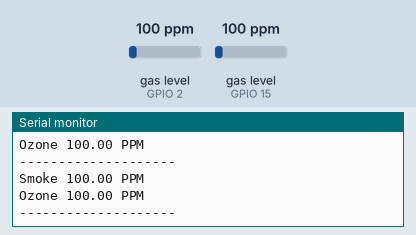
Simulated run of this sketch. Board: ESP32. Shown: the last lines printed to the serial monitor. The inputs (shaded band) are chosen by the test bench; at power-on: gas level (sensors on GPIO 2, GPIO 15) 100 ppm.

Above: at 1.3 s.
1.4 s: gas level (sensor on GPIO 2) set to 20 ppm
At 1.9 s:
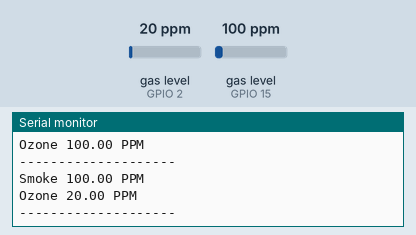
2.9 s: gas level (sensor on GPIO 15) set to 20 ppm
At 3.4 s:
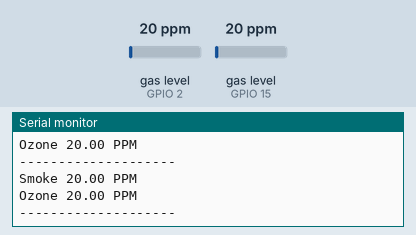
4.4 s: gas level (sensor on GPIO 2) set to 250 ppm
At 4.9 s:
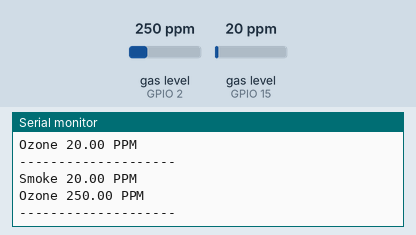
5.9 s: gas level (sensor on GPIO 15) set to 250 ppm
At 6.4 s:
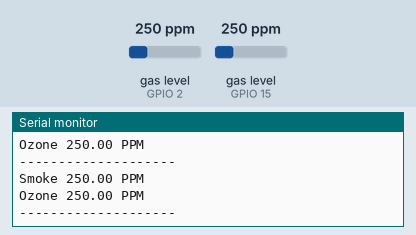
Timing chart, 0 to 8.4 s (numbered marks = the images above; inputs shaded):
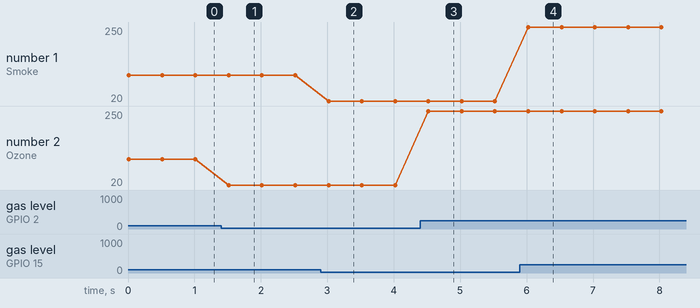

The sketch:

mq2.ino
```cpp
#include <WiFi.h>
#include <MQUnifiedsensor.h>


#define         Board                   ("ESP-32")
#define         Voltage_Resolution      (3.3)
#define         ADC_Bit_Resolution      (12)

#define         MQ2_GPIO_PIN            (15)
#define         RatioMQ2CleanAir        (9.83)

#define         MQ131_GPIO_PIN          (2)
#define         RatioMQ131CleanAir      (9.83)


MQUnifiedsensor MQ2   (Board, Voltage_Resolution, ADC_Bit_Resolution, MQ2_GPIO_PIN, "MQ-2");
MQUnifiedsensor MQ131 (Board, Voltage_Resolution, ADC_Bit_Resolution, MQ131_GPIO_PIN, "MQ-131");


void setup_MQ2_sensor()
{
  MQ2.setRegressionMethod(1);
  MQ2.setA(987.99); MQ2.setB(-2.162);

  MQ2.init();

  Serial.print("Calibrating please wait.");
  float calcR0 = 0;
  for(int i = 1; i<=10; i ++)
  {
    MQ2.update();
    calcR0 += MQ2.calibrate(RatioMQ2CleanAir);
    Serial.print(".");
  }
  MQ2.setR0(calcR0/10);
  Serial.println("  done!.");

  if(isinf(calcR0)) {
    Serial.println("[MQ2] - Warning: Conection issue, R0 is infinite (Open circuit detected) please check your wiring and supply");
    while(1);
  }
  if(calcR0 == 0){
    Serial.println("[MQ2] - Warning: Conection issue found, R0 is zero (Analog pin shorts to ground) please check your wiring and supply");
    while(1);
  }
}

void setup_MQ131_sensor()
{
  MQ131.setRegressionMethod(1);
  MQ131.setA(23.943); MQ131.setB(-1.11);

  MQ131.init();

  float calcR0 = 0;
  for(int i = 1; i<=10; i ++)
  {
    MQ131.update();
    calcR0 += MQ131.calibrate(RatioMQ131CleanAir);
    Serial.print(".");
  }

  MQ131.setR0(calcR0/10);
  Serial.println("  done!.");

  if(isinf(calcR0)) {
    Serial.println("[MQ131] - Warning: Conection issue, R0 is infinite (Open circuit detected) please check your wiring and supply");
    while(1);
  }
  if(calcR0 == 0){
    Serial.println("[MQ131] - Warning: Conection issue found, R0 is zero (Analog pin shorts to ground) please check your wiring and supply");
    while(1);
  }
}

void setup()
{
  Serial.begin(115200); delay(10);
  setup_MQ2_sensor();
}

void loop()
{
  MQ2.update();
  Serial.print("Smoke "); Serial.print(MQ2.readSensor()); Serial.println(" PPM");


  MQ131.update();
  Serial.print("Ozone "); Serial.print(MQ131.readSensor()); Serial.println(" PPM");
  Serial.println("--------------------");
  delay(500);
}
```

Measured:
- after the input at 1.4 s, the serial monitor: prints a new line after 0.12 s (image 1)
- after the input at 2.9 s, the serial monitor: prints a new line after 0.12 s (image 2)
- after the input at 4.4 s, the serial monitor: prints a new line after 0.12 s (image 3)
- after the input at 5.9 s, the serial monitor: prints a new line after 0.13 s (image 4)
- plotted number 2: 100 → 20 after the input at 1.4 s, 20 → 250 after the input at 4.4 s
